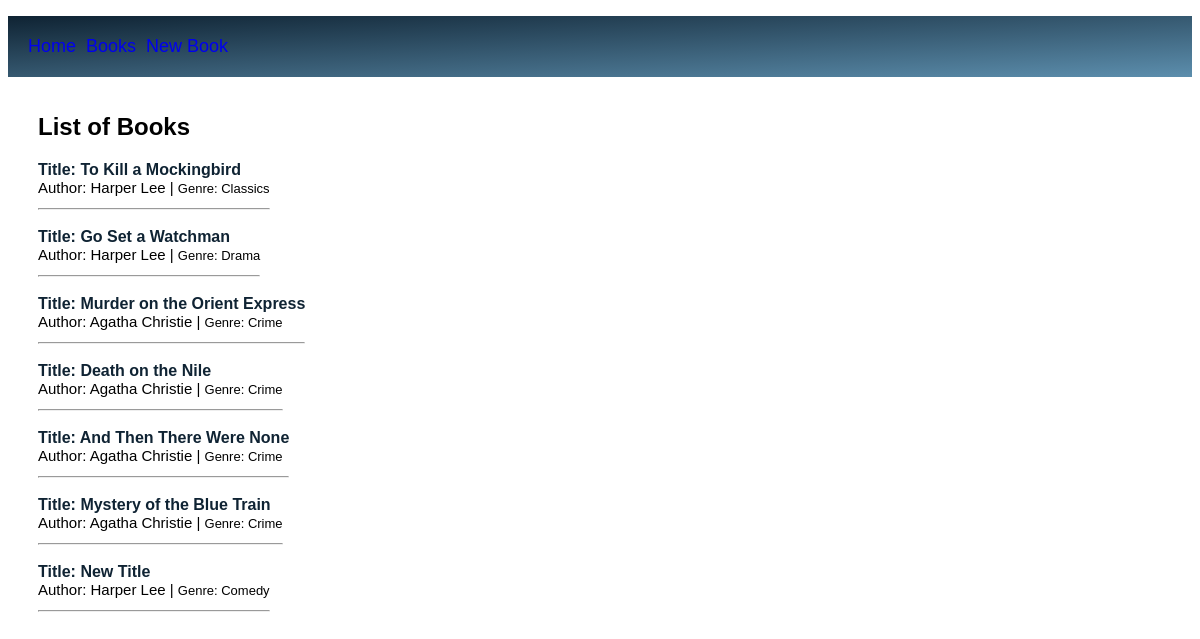
/books, run on the app's committed database.
### tables this page shows
CREATE TABLE books (
    id INTEGER PRIMARY KEY AUTOINCREMENT,
    title VARCHAR,
    genre VARCHAR,
    author_id INTEGER NOT NULL,
        FOREIGN KEY (author_id)
            REFERENCES authors (id)
);

CREATE TABLE authors (
    id INTEGER PRIMARY KEY AUTOINCREMENT,
    first_name VARCHAR,
    last_name VARCHAR,
    age INTEGER
);

### controllers/books_controller.py (the view)
@books_blueprint.route("/books")
def tasks():
    books = book_repository.select_all()
    return render_template("books/index.html", all_books = books)

### db/run_sql.py (called while the page is built)
def get_db():
    path = os.path.dirname(os.path.abspath(__file__))
    db = os.path.join(path, "book_db.db")
    conn = sqlite3.connect(db)
    conn.execute("PRAGMA foreign_keys = 1")
    conn.row_factory = sqlite3.Row
    return conn

def run_sql(sql, values = []):
    db = get_db()
    cursor = db.cursor()
    cursor.execute(sql, values)
    results = cursor.fetchall()
    db.commit()
    db.close()
    return results

### repositories/author_repository.py (called while the page is built)
def select_one(id):
    author = None
    sql = "SELECT * FROM authors where id = ?"
    values = [id]
    result = run_sql(sql, values)[0]
    if result is not None:
        author = Author(result['first_name'], result['last_name'], result['age'], result['id'])
    return author

### repositories/book_repository.py (called while the page is built)
def select_all():
    books = []
    sql = "SELECT * FROM books"
    results = run_sql(sql)
    for row in results:
        author = author_repository.select_one(row['author_id'])
        book = Book(row['title'], row['genre'], author, row['id'] )
        books.append(book)
    return books

### templates/books/index.html (shortened to what this page needs)
{% extends "base.html" %}
{% block content %}
<h2 class="header">
    List of Books
</h2>
{% for book in all_books %}
<div class="books">
    <div>
        <div class="title">
            Title: <a href="/books/{{book.id}}">{{book.title}}</a>
        </div>
        <div class="author">
            Author: {{book.author.first_name}} {{book.author.last_name}} |
            <span class="genre">Genre: {{book.genre}}</span>
        </div>
        <hr>
    </div>
</div>
{% endfor %}
{% endblock %}

### templates/base.html (shortened to what this page needs)
<!DOCTYPE html>
<html lang="en">
<head>
    <link rel="stylesheet" href="{{ url_for('static', filename='style.css') }}">
</head>
<body>
    <header>
        <nav>
            <ul class="menu">
                <li><a href="/">Home</a></li>
                <li><a href="/books">Books</a></li>
                <li><a href="/books/new">New Book</a></li>
            </ul>
        </nav>
    </header>
    <div class="container">
        {% block content %}
        {% endblock %}
    </div>
</body>
</html>

### static/style.css (style rules this page uses)
body { font-family: 'Lucida Sans', 'Lucida Sans Regular', 'Lucida Grande', 'Lucida Sans Unicode', Geneva, Verdana, sans-serif; font-size: 16px; }
.books { display: flex; line-height: 18px; margin-bottom: 10px; }
.title>a:link { color: #0f2333; text-decoration: none; }
.title { font-weight: bold; color: #0f2333; }
.author { font-size: 15px; }
.genre { font-size: 13px; }
.menu { display: flex; padding: 20px; background-image: linear-gradient(to bottom right, #0f2333, #5C8EAD); color: white; }
.menu li a { text-decoration: none; }
.menu li { padding-right: 10px; list-style: none; color: white; font-size: 18px; }
.container { display: flex; flex-wrap: wrap; width: 300px; margin-left: 30px; }

### data on the page
books: title "To Kill a Mockingbird", author.first_name "Harper", author.last_name "Lee", genre "Classics"
books: title "Go Set a Watchman", author.first_name "Harper", author.last_name "Lee", genre "Drama"
books: title "Murder on the Orient Express", author.first_name "Agatha", author.last_name "Christie", genre "Crime"
books: title "Death on the Nile", author.first_name "Agatha", author.last_name "Christie", genre "Crime"
books: title "And Then There Were None", author.first_name "Agatha", author.last_name "Christie", genre "Crime"
books: title "Mystery of the Blue Train", author.first_name "Agatha", author.last_name "Christie", genre "Crime"
books: title "New Title", author.first_name "Harper", author.last_name "Lee", genre "Comedy"
